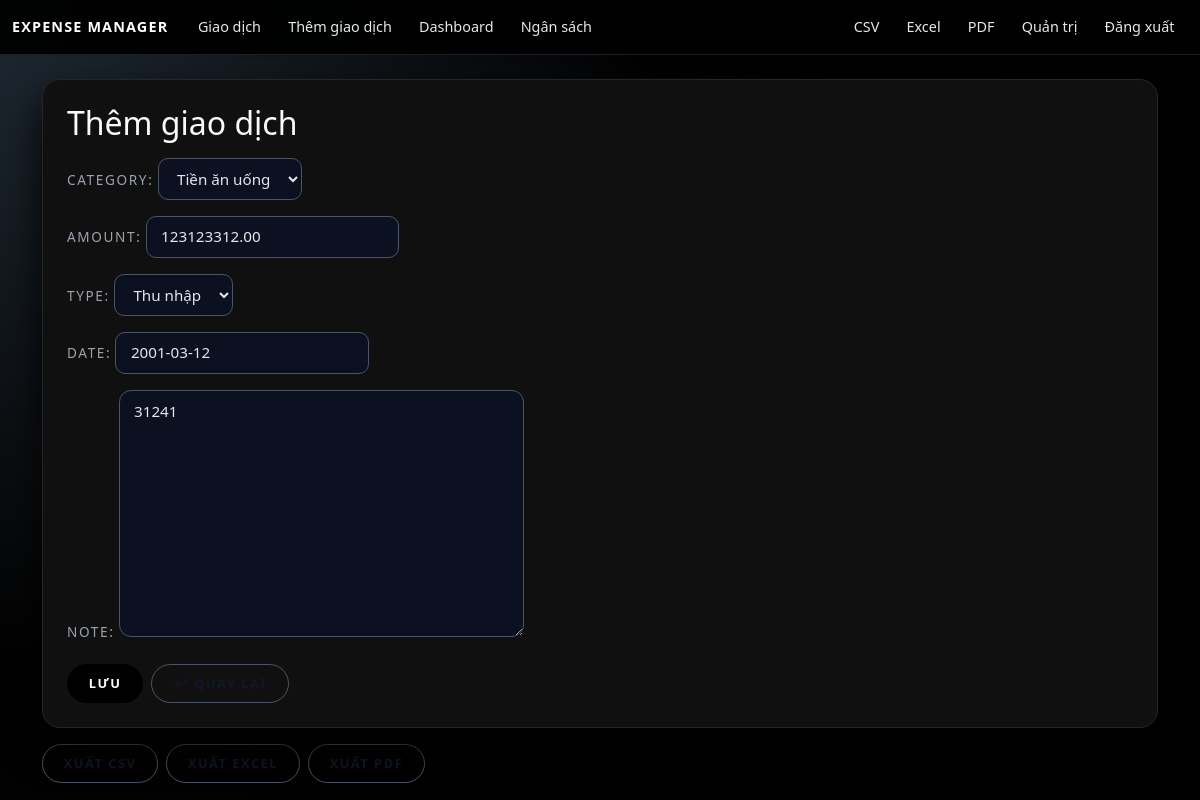
Page /transactions/17/edit/ (signed in) on the committed database.
### expenses/models.py (models this page shows, shortened)
class Transaction(models.Model):
    TYPE_CHOICES = (
        ('income', 'Thu nhập'),
        ('expense', 'Chi tiêu'),
    )
    user = models.ForeignKey(User, on_delete=models.CASCADE)   # mỗi user có nhiều giao dịch
    amount = models.DecimalField(max_digits=12, decimal_places=2)  # số tiền
    category = models.ForeignKey(Category, on_delete=models.SET_NULL, null=True, blank=True)
    type = models.CharField(max_length=10, choices=TYPE_CHOICES)   # income / expense
    date = models.DateField()   # ngày giao dịch
    note = models.TextField(blank=True)   # ghi chú

### expenses/views.py (the view)
# urls.py: path('transactions/<int:pk>/edit/', views.transaction_edit, name='transaction_edit'),
def transaction_edit(request, pk):
    transaction = get_object_or_404(Transaction, pk=pk, user=request.user)  # chỉ cho chủ sở hữu sửa
    if request.method == "POST":
        form = TransactionForm(request.POST, instance=transaction)
        if form.is_valid():
            updated = form.save(commit=False)
            updated.user = request.user
            updated.save()
            return redirect('transaction_list')
    else:
        form = TransactionForm(instance=transaction)
    return render(request, 'expenses/transaction_form.html', {'form': form, 'edit_mode': True})

### expenses/forms.py
class TransactionForm(forms.ModelForm):
    class Meta:
        model = Transaction
        fields = ["category", "amount", "type", "date", "note"]

### expenses/models.py (called while the page is built)
    def __str__(self):
        return self.name

### expenses/templates/expenses/transaction_form.html (shortened to what this page needs)
{% extends "expenses/base.html" %}
{% block content %}
<div class="card p-4 mb-3">
  <h2 class="mb-3"> Thêm giao dịch</h2>
  <form method="post">
    {{ form.as_p }}
    <div class="mt-3 d-flex gap-2">
      <button type="submit" class="btn btn-dark">
         Lưu
      </button>
      <a href="{% url 'transaction_list' %}" class="btn btn-outline-dark">
      </a>
    </div>
  </form>
</div>
<div class="d-flex gap-2">
  <a href="{% url 'export_csv' %}" class="btn btn-outline-dark btn-sm">Xuất CSV</a>
  <a href="{% url 'export_excel' %}" class="btn btn-outline-dark btn-sm">Xuất Excel</a>
  <a href="{% url 'export_pdf' %}" class="btn btn-outline-dark btn-sm">Xuất PDF</a>
</div>
{% endblock %}

### expenses/templates/expenses/base.html (style rules this page uses)
:root { --exp-bg: #050505; --exp-bg-soft: #101010; --exp-border: #262626; --exp-text: #f9fafb; --exp-text-muted: #9ca3af; --exp-black: #000000; }
* { box-sizing: border-box; }
body { margin: 0; min-height: 100vh; background: radial-gradient(circle at top left, #1f2933 0, #020202 45%, #000000 100%); color: var(--exp-text); font-family: system-ui, -apple-system, BlinkMacSystemFont, "Segoe UI", sans-serif; }
.card { border-radius: 18px; border: 1px solid var(--exp-border); background-color: var(--exp-bg-soft); box-shadow: 0 18px 40px rgba(0, 0, 0, 0.9), 0 0 0 1px rgba(255, 255, 255, 0.01); color: var(--exp-text); }
input[type="text"], input[type="number"], input[type="email"], input[type="password"], input[type="date"], input[type="month"], select, textarea, .form-control, .form-select { background-color: #0b1120; border: 1px solid #4b5563; color: #e5e7eb; border-radius: 10px; font-size: 0.95rem; padding: 0.55rem 0.9rem; }
textarea, textarea.form-control { border-radius: 12px; min-height: 120px; }
input::placeholder, textarea::placeholder { color: #6b7280; font-size: 0.9rem; }
label { font-size: 0.85rem; text-transform: uppercase; letter-spacing: 0.12em; color: var(--exp-text-muted); margin-bottom: 0.35rem; }
.btn-dark, .btn-outline-dark, .btn-primary { border-radius: 999px; text-transform: uppercase; letter-spacing: 0.12em; font-size: 0.8rem; font-weight: 600; padding: 0.55rem 1.4rem; transition: background-color 0.18s ease-out, color 0.18s ease-out, border-color 0.18s ease-out, transform 0.18s ease-out, box-shadow 0.18s ease-out; }
.btn-dark, .btn-primary { background-color: #111827; border-color: #111827; color: #ffffff; }
.btn-outline-dark { background-color: #f9fafb; border-color: #111827; color: #111827; }

### expenses/templates/expenses/transaction_form.html (style rules this page uses)
.btn-dark, .btn-outline-dark { border-radius: 999px; text-transform: uppercase; letter-spacing: 0.12em; font-size: 0.8rem; font-weight: 600; padding: 0.55rem 1.3rem; transition: background-color 0.18s ease-out, color 0.18s ease-out, border-color 0.18s ease-out, transform 0.18s ease-out, box-shadow 0.18s ease-out; }
.btn-dark { background-color: #000000; border-color: #000000; color: #ffffff; }
.btn-outline-dark { background-color: transparent; border-color: #4b5563; color: #111827; }

### rows in the picture
Transaction: category "Tiền ăn uống", amount "123123312.00", type "Thu nhập", date "2001-03-12", note "31241"
